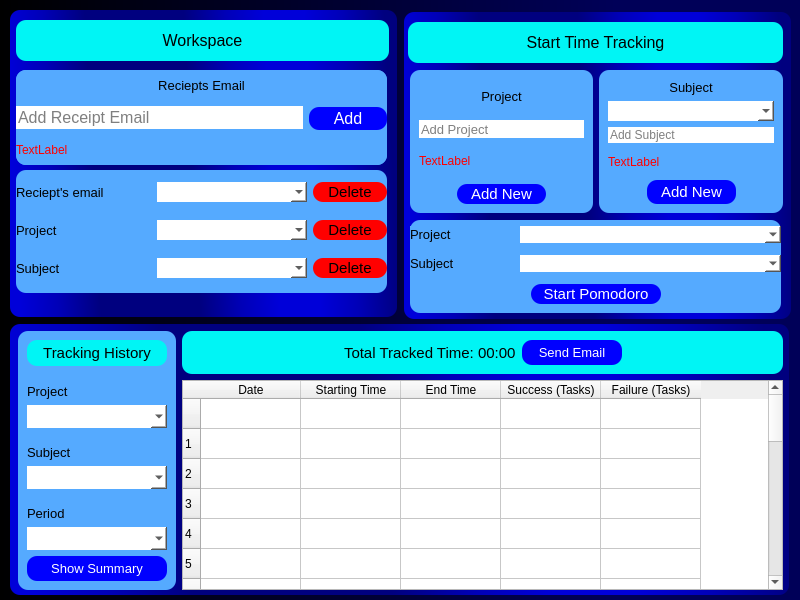
<?xml version="1.0" encoding="UTF-8"?>
<ui version="4.0">
 <class>mainMenuWidget</class>
 <widget class="QWidget" name="mainMenuWidget">
  <property name="geometry">
   <rect>
    <x>0</x>
    <y>0</y>
    <width>800</width>
    <height>600</height>
   </rect>
  </property>
  <property name="minimumSize">
   <size>
    <width>800</width>
    <height>600</height>
   </size>
  </property>
  <property name="maximumSize">
   <size>
    <width>800</width>
    <height>600</height>
   </size>
  </property>
  <property name="windowTitle">
   <string>MainWindow</string>
  </property>
  <property name="styleSheet">
   <string notr="true"/>
  </property>
  <widget class="QWidget" name="centralwidget">
   <property name="styleSheet">
    <string notr="true">#centralwidget{
background-color: qlineargradient(spread:pad, x1:0, y1:0, x2:1, y2:0, stop:0 rgba(0, 0, 0, 255), stop:0.767045 rgba(0, 0, 88, 255));

}

</string>
   </property>
   <widget class="QGroupBox" name="groupBox_2">
    <property name="geometry">
     <rect>
      <x>404</x>
      <y>12</y>
      <width>387</width>
      <height>307</height>
     </rect>
    </property>
    <property name="styleSheet">
     <string notr="true">#groupBox_2{
background-color: qlineargradient(spread:reflect, x1:0.353, y1:0.755682, x2:0.739, y2:0.739, stop:0.329545 rgba(0, 0, 127, 255), stop:0.613636 rgba(0, 0, 184, 255), stop:0.863636 rgba(0, 0, 217, 255));
border-radius:10px;
}</string>
    </property>
    <property name="title">
     <string/>
    </property>
    <widget class="QWidget" name="horizontalLayoutWidget_2">
     <property name="geometry">
      <rect>
       <x>6</x>
       <y>58</y>
       <width>373</width>
       <height>143</height>
      </rect>
     </property>
     <layout class="QHBoxLayout" name="horizontalLayout_4">
      <item>
       <widget class="QWidget" name="widget" native="true">
        <property name="styleSheet">
         <string notr="true">background-color: rgb(85, 170, 255);
border-radius:10px;</string>
        </property>
        <layout class="QVBoxLayout" name="verticalLayout_2">
         <item>
          <widget class="QLabel" name="label_7">
           <property name="font">
            <font>
             <pointsize>10</pointsize>
            </font>
           </property>
           <property name="text">
            <string>Project</string>
           </property>
           <property name="alignment">
            <set>Qt::AlignCenter</set>
           </property>
          </widget>
         </item>
         <item>
          <widget class="QLineEdit" name="line_add_project">
           <property name="maximumSize">
            <size>
             <width>16777215</width>
             <height>18</height>
            </size>
           </property>
           <property name="font">
            <font>
             <pointsize>10</pointsize>
            </font>
           </property>
           <property name="styleSheet">
            <string notr="true">background-color: rgb(255, 255, 255);
border-radius:0px;</string>
           </property>
           <property name="inputMask">
            <string/>
           </property>
           <property name="text">
            <string/>
           </property>
           <property name="placeholderText">
            <string>Add Project </string>
           </property>
          </widget>
         </item>
         <item>
          <widget class="QLabel" name="error_project_label">
           <property name="styleSheet">
            <string notr="true">color: rgb(255, 0, 0);</string>
           </property>
           <property name="text">
            <string>TextLabel</string>
           </property>
          </widget>
         </item>
         <item>
          <layout class="QHBoxLayout" name="horizontalLayout_2" stretch="3,4,3">
           <item>
            <spacer name="horizontalSpacer_2">
             <property name="orientation">
              <enum>Qt::Horizontal</enum>
             </property>
             <property name="sizeHint" stdset="0">
              <size>
               <width>40</width>
               <height>20</height>
              </size>
             </property>
            </spacer>
           </item>
           <item>
            <widget class="QPushButton" name="button_add_project">
             <property name="minimumSize">
              <size>
               <width>89</width>
               <height>15</height>
              </size>
             </property>
             <property name="maximumSize">
              <size>
               <width>128</width>
               <height>20</height>
              </size>
             </property>
             <property name="font">
              <font>
               <pointsize>11</pointsize>
              </font>
             </property>
             <property name="cursor">
              <cursorShape>PointingHandCursor</cursorShape>
             </property>
             <property name="styleSheet">
              <string notr="true">background-color: rgb(0, 0, 255);
color: rgb(255, 255, 255);
border-radius:10px;</string>
             </property>
             <property name="text">
              <string>Add New</string>
             </property>
            </widget>
           </item>
           <item>
            <spacer name="horizontalSpacer">
             <property name="orientation">
              <enum>Qt::Horizontal</enum>
             </property>
             <property name="sizeHint" stdset="0">
              <size>
               <width>40</width>
               <height>20</height>
              </size>
             </property>
            </spacer>
           </item>
          </layout>
         </item>
        </layout>
       </widget>
      </item>
      <item>
       <widget class="QWidget" name="widget" native="true">
        <property name="sizePolicy">
         <sizepolicy hsizetype="Preferred" vsizetype="MinimumExpanding">
          <horstretch>0</horstretch>
          <verstretch>0</verstretch>
         </sizepolicy>
        </property>
        <property name="styleSheet">
         <string notr="true">background-color: rgb(85, 170, 255);
border-radius:10px;</string>
        </property>
        <layout class="QVBoxLayout" name="verticalLayout_3">
         <item>
          <widget class="QLabel" name="label_8">
           <property name="maximumSize">
            <size>
             <width>16777215</width>
             <height>16</height>
            </size>
           </property>
           <property name="font">
            <font>
             <pointsize>10</pointsize>
            </font>
           </property>
           <property name="text">
            <string>Subject</string>
           </property>
           <property name="alignment">
            <set>Qt::AlignCenter</set>
           </property>
          </widget>
         </item>
         <item>
          <widget class="QComboBox" name="combo_sellect_project_2">
           <property name="minimumSize">
            <size>
             <width>0</width>
             <height>0</height>
            </size>
           </property>
           <property name="maximumSize">
            <size>
             <width>231</width>
             <height>16777215</height>
            </size>
           </property>
           <property name="sizeIncrement">
            <size>
             <width>0</width>
             <height>17</height>
            </size>
           </property>
           <property name="font">
            <font>
             <pointsize>11</pointsize>
             <kerning>true</kerning>
            </font>
           </property>
           <property name="styleSheet">
            <string notr="true">background-color: rgb(255, 255, 255);
border-radius:0px;</string>
           </property>
          </widget>
         </item>
         <item>
          <widget class="QLineEdit" name="line_add_subject">
           <property name="sizeIncrement">
            <size>
             <width>0</width>
             <height>17</height>
            </size>
           </property>
           <property name="font">
            <font>
             <pointsize>9</pointsize>
            </font>
           </property>
           <property name="styleSheet">
            <string notr="true">background-color: rgb(255, 255, 255);
border-radius:0px;</string>
           </property>
           <property name="inputMask">
            <string/>
           </property>
           <property name="text">
            <string/>
           </property>
           <property name="placeholderText">
            <string>Add Subject </string>
           </property>
          </widget>
         </item>
         <item>
          <widget class="QLabel" name="error_subject_label">
           <property name="styleSheet">
            <string notr="true">color: rgb(255, 0, 0);</string>
           </property>
           <property name="text">
            <string>TextLabel</string>
           </property>
          </widget>
         </item>
         <item>
          <layout class="QHBoxLayout" name="horizontalLayout_3" stretch="3,4,3">
           <item>
            <spacer name="horizontalSpacer_3">
             <property name="orientation">
              <enum>Qt::Horizontal</enum>
             </property>
             <property name="sizeHint" stdset="0">
              <size>
               <width>40</width>
               <height>20</height>
              </size>
             </property>
            </spacer>
           </item>
           <item>
            <widget class="QPushButton" name="button_add_subject">
             <property name="minimumSize">
              <size>
               <width>89</width>
               <height>17</height>
              </size>
             </property>
             <property name="maximumSize">
              <size>
               <width>200</width>
               <height>35</height>
              </size>
             </property>
             <property name="font">
              <font>
               <pointsize>11</pointsize>
              </font>
             </property>
             <property name="cursor">
              <cursorShape>PointingHandCursor</cursorShape>
             </property>
             <property name="styleSheet">
              <string notr="true">background-color: rgb(0, 0, 255);
color: rgb(255, 255, 255);
border-radius:10px;</string>
             </property>
             <property name="text">
              <string>Add New</string>
             </property>
            </widget>
           </item>
           <item>
            <spacer name="horizontalSpacer_4">
             <property name="orientation">
              <enum>Qt::Horizontal</enum>
             </property>
             <property name="sizeHint" stdset="0">
              <size>
               <width>40</width>
               <height>20</height>
              </size>
             </property>
            </spacer>
           </item>
          </layout>
         </item>
        </layout>
       </widget>
      </item>
     </layout>
    </widget>
    <widget class="QWidget" name="verticalLayoutWidget_4">
     <property name="geometry">
      <rect>
       <x>4</x>
       <y>10</y>
       <width>375</width>
       <height>41</height>
      </rect>
     </property>
     <layout class="QVBoxLayout" name="verticalLayout_4">
      <item>
       <widget class="QLabel" name="label_6">
        <property name="font">
         <font>
          <pointsize>12</pointsize>
         </font>
        </property>
        <property name="styleSheet">
         <string notr="true">background-color: rgb(0, 245, 245);

border-radius:10px;</string>
        </property>
        <property name="text">
         <string>Start Time Tracking</string>
        </property>
        <property name="alignment">
         <set>Qt::AlignCenter</set>
        </property>
       </widget>
      </item>
     </layout>
    </widget>
    <widget class="QWidget" name="verticalWidget_2" native="true">
     <property name="geometry">
      <rect>
       <x>6</x>
       <y>208</y>
       <width>371</width>
       <height>93</height>
      </rect>
     </property>
     <property name="styleSheet">
      <string notr="true">background-color: rgb(85, 170, 255);
border-radius:10px;</string>
     </property>
     <layout class="QVBoxLayout" name="verticalLayout_6" stretch="5,5,6">
      <item>
       <layout class="QHBoxLayout" name="horizontalLayout_6" stretch="2,5">
        <item>
         <widget class="QLabel" name="label_11">
          <property name="font">
           <font>
            <pointsize>10</pointsize>
           </font>
          </property>
          <property name="text">
           <string>Project</string>
          </property>
         </widget>
        </item>
        <item>
         <widget class="QComboBox" name="combo_sellect_project">
          <property name="maximumSize">
           <size>
            <width>16777215</width>
            <height>17</height>
           </size>
          </property>
          <property name="font">
           <font>
            <pointsize>9</pointsize>
           </font>
          </property>
          <property name="styleSheet">
           <string notr="true">background-color: rgb(255, 255, 255);
border-radius:0px;
</string>
          </property>
         </widget>
        </item>
       </layout>
      </item>
      <item>
       <layout class="QHBoxLayout" name="horizontalLayout_5" stretch="2,5">
        <item>
         <widget class="QLabel" name="label_10">
          <property name="font">
           <font>
            <pointsize>10</pointsize>
           </font>
          </property>
          <property name="text">
           <string>Subject</string>
          </property>
         </widget>
        </item>
        <item>
         <widget class="QComboBox" name="combo_sellect_subject">
          <property name="maximumSize">
           <size>
            <width>16777215</width>
            <height>17</height>
           </size>
          </property>
          <property name="font">
           <font>
            <pointsize>9</pointsize>
           </font>
          </property>
          <property name="styleSheet">
           <string notr="true">background-color: rgb(255, 255, 255);
border-radius:0px;</string>
          </property>
         </widget>
        </item>
       </layout>
      </item>
      <item>
       <layout class="QHBoxLayout" name="horizontalLayout_8" stretch="1,1,1">
        <item>
         <spacer name="horizontalSpacer_5">
          <property name="orientation">
           <enum>Qt::Horizontal</enum>
          </property>
          <property name="sizeHint" stdset="0">
           <size>
            <width>40</width>
            <height>20</height>
           </size>
          </property>
         </spacer>
        </item>
        <item>
         <widget class="QPushButton" name="button_start_pomodoro">
          <property name="minimumSize">
           <size>
            <width>130</width>
            <height>20</height>
           </size>
          </property>
          <property name="font">
           <font>
            <pointsize>11</pointsize>
           </font>
          </property>
          <property name="cursor">
           <cursorShape>PointingHandCursor</cursorShape>
          </property>
          <property name="styleSheet">
           <string notr="true">background-color: rgb(0, 0, 255);
color: rgb(255, 255, 255);
border-radius:10px;</string>
          </property>
          <property name="text">
           <string>Start Pomodoro</string>
          </property>
         </widget>
        </item>
        <item>
         <spacer name="horizontalSpacer_6">
          <property name="orientation">
           <enum>Qt::Horizontal</enum>
          </property>
          <property name="sizeHint" stdset="0">
           <size>
            <width>40</width>
            <height>20</height>
           </size>
          </property>
         </spacer>
        </item>
       </layout>
      </item>
     </layout>
    </widget>
   </widget>
   <widget class="QGroupBox" name="groupBox_3">
    <property name="geometry">
     <rect>
      <x>10</x>
      <y>324</y>
      <width>779</width>
      <height>271</height>
     </rect>
    </property>
    <property name="styleSheet">
     <string notr="true">#groupBox_3{
background-color: qlineargradient(spread:reflect, x1:0.353, y1:0.755682, x2:0.739, y2:0.739, stop:0.329545 rgba(0, 0, 127, 255), stop:0.613636 rgba(0, 0, 184, 255), stop:0.863636 rgba(0, 0, 217, 255));
border-radius:10px;
}</string>
    </property>
    <property name="title">
     <string/>
    </property>
    <widget class="QWidget" name="horizontalLayoutWidget_5">
     <property name="geometry">
      <rect>
       <x>8</x>
       <y>7</y>
       <width>765</width>
       <height>259</height>
      </rect>
     </property>
     <layout class="QHBoxLayout" name="horizontalLayout_9" stretch="2,8">
      <item>
       <widget class="QWidget" name="verticalWidget_3" native="true">
        <property name="styleSheet">
         <string notr="true">background-color: rgb(85, 170, 255);
border-radius:10px;</string>
        </property>
        <layout class="QVBoxLayout" name="verticalLayout_7" stretch="1,1,2,1,2,1,2,0">
         <item>
          <widget class="QLabel" name="label">
           <property name="font">
            <font>
             <pointsize>11</pointsize>
            </font>
           </property>
           <property name="styleSheet">
            <string notr="true">background-color: rgb(0, 245, 245);

border-radius:10px;</string>
           </property>
           <property name="text">
            <string>Tracking History</string>
           </property>
           <property name="alignment">
            <set>Qt::AlignCenter</set>
           </property>
          </widget>
         </item>
         <item>
          <widget class="QLabel" name="label_12">
           <property name="font">
            <font>
             <pointsize>10</pointsize>
            </font>
           </property>
           <property name="text">
            <string>Project</string>
           </property>
           <property name="alignment">
            <set>Qt::AlignBottom|Qt::AlignLeading|Qt::AlignLeft</set>
           </property>
          </widget>
         </item>
         <item>
          <widget class="QComboBox" name="combo_history_sellect_project">
           <property name="maximumSize">
            <size>
             <width>250</width>
             <height>23</height>
            </size>
           </property>
           <property name="font">
            <font>
             <pointsize>10</pointsize>
            </font>
           </property>
           <property name="styleSheet">
            <string notr="true">background-color: rgb(255, 255, 255);
border-radius:0px;</string>
           </property>
          </widget>
         </item>
         <item>
          <widget class="QLabel" name="label_13">
           <property name="font">
            <font>
             <pointsize>10</pointsize>
            </font>
           </property>
           <property name="text">
            <string>Subject</string>
           </property>
           <property name="alignment">
            <set>Qt::AlignBottom|Qt::AlignLeading|Qt::AlignLeft</set>
           </property>
          </widget>
         </item>
         <item>
          <widget class="QComboBox" name="combo_history_sellect_subject">
           <property name="maximumSize">
            <size>
             <width>16777215</width>
             <height>23</height>
            </size>
           </property>
           <property name="font">
            <font>
             <pointsize>10</pointsize>
            </font>
           </property>
           <property name="styleSheet">
            <string notr="true">background-color: rgb(255, 255, 255);
border-radius:0px;</string>
           </property>
          </widget>
         </item>
         <item>
          <widget class="QLabel" name="label_14">
           <property name="font">
            <font>
             <pointsize>10</pointsize>
            </font>
           </property>
           <property name="text">
            <string>Period</string>
           </property>
           <property name="alignment">
            <set>Qt::AlignBottom|Qt::AlignLeading|Qt::AlignLeft</set>
           </property>
          </widget>
         </item>
         <item>
          <widget class="QComboBox" name="combo_history_sellect_period">
           <property name="maximumSize">
            <size>
             <width>16777215</width>
             <height>23</height>
            </size>
           </property>
           <property name="font">
            <font>
             <pointsize>10</pointsize>
            </font>
           </property>
           <property name="styleSheet">
            <string notr="true">background-color: rgb(255, 255, 255);
border-radius:0px;</string>
           </property>
          </widget>
         </item>
         <item>
          <layout class="QHBoxLayout" name="horizontalLayout_12">
           <item>
            <spacer name="horizontalSpacer_9">
             <property name="orientation">
              <enum>Qt::Horizontal</enum>
             </property>
             <property name="sizeHint" stdset="0">
              <size>
               <width>40</width>
               <height>20</height>
              </size>
             </property>
            </spacer>
           </item>
           <item>
            <widget class="QPushButton" name="button_show_summary">
             <property name="minimumSize">
              <size>
               <width>140</width>
               <height>25</height>
              </size>
             </property>
             <property name="maximumSize">
              <size>
               <width>120</width>
               <height>16777215</height>
              </size>
             </property>
             <property name="font">
              <font>
               <pointsize>10</pointsize>
              </font>
             </property>
             <property name="cursor">
              <cursorShape>PointingHandCursor</cursorShape>
             </property>
             <property name="styleSheet">
              <string notr="true">background-color: rgb(0, 0, 255);
color: rgb(255, 255, 255);
border-radius:10px;</string>
             </property>
             <property name="text">
              <string>Show Summary</string>
             </property>
            </widget>
           </item>
           <item>
            <spacer name="horizontalSpacer_10">
             <property name="orientation">
              <enum>Qt::Horizontal</enum>
             </property>
             <property name="sizeHint" stdset="0">
              <size>
               <width>40</width>
               <height>20</height>
              </size>
             </property>
            </spacer>
           </item>
          </layout>
         </item>
        </layout>
       </widget>
      </item>
      <item>
       <layout class="QVBoxLayout" name="verticalLayout_10">
        <item>
         <widget class="QWidget" name="horizontalWidget_6" native="true">
          <property name="styleSheet">
           <string notr="true">background-color: rgb(0, 245, 245);

border-radius:10px;</string>
          </property>
          <layout class="QHBoxLayout" name="horizontalLayout_10">
           <item>
            <spacer name="horizontalSpacer_8">
             <property name="orientation">
              <enum>Qt::Horizontal</enum>
             </property>
             <property name="sizeHint" stdset="0">
              <size>
               <width>40</width>
               <height>20</height>
              </size>
             </property>
            </spacer>
           </item>
           <item>
            <widget class="QLabel" name="label_total_time">
             <property name="font">
              <font>
               <pointsize>11</pointsize>
              </font>
             </property>
             <property name="text">
              <string>Total Tracked Time: 00:00</string>
             </property>
            </widget>
           </item>
           <item>
            <widget class="QPushButton" name="button_send_email">
             <property name="minimumSize">
              <size>
               <width>100</width>
               <height>25</height>
              </size>
             </property>
             <property name="font">
              <font>
               <pointsize>10</pointsize>
              </font>
             </property>
             <property name="cursor">
              <cursorShape>PointingHandCursor</cursorShape>
             </property>
             <property name="styleSheet">
              <string notr="true">background-color: rgb(0, 0, 255);
color: rgb(255, 255, 255);
border-radius:10px;</string>
             </property>
             <property name="text">
              <string>Send Email</string>
             </property>
            </widget>
           </item>
           <item>
            <spacer name="horizontalSpacer_7">
             <property name="orientation">
              <enum>Qt::Horizontal</enum>
             </property>
             <property name="sizeHint" stdset="0">
              <size>
               <width>40</width>
               <height>20</height>
              </size>
             </property>
            </spacer>
           </item>
          </layout>
         </widget>
        </item>
        <item>
         <widget class="QTableWidget" name="summary_table">
          <property name="maximumSize">
           <size>
            <width>800</width>
            <height>500</height>
           </size>
          </property>
          <property name="font">
           <font>
            <pointsize>10</pointsize>
           </font>
          </property>
          <property name="styleSheet">
           <string notr="true"/>
          </property>
          <row>
           <property name="text">
            <string/>
           </property>
          </row>
          <row>
           <property name="text">
            <string>1</string>
           </property>
          </row>
          <row>
           <property name="text">
            <string>2</string>
           </property>
          </row>
          <row>
           <property name="text">
            <string>3</string>
           </property>
          </row>
          <row>
           <property name="text">
            <string>4</string>
           </property>
          </row>
          <row>
           <property name="text">
            <string>5</string>
           </property>
          </row>
          <row>
           <property name="text">
            <string>6</string>
           </property>
          </row>
          <row>
           <property name="text">
            <string>7</string>
           </property>
          </row>
          <row>
           <property name="text">
            <string>8</string>
           </property>
          </row>
          <row>
           <property name="text">
            <string>9</string>
           </property>
          </row>
          <row>
           <property name="text">
            <string>10</string>
           </property>
          </row>
          <row>
           <property name="text">
            <string>11</string>
           </property>
          </row>
          <row>
           <property name="text">
            <string>12</string>
           </property>
          </row>
          <row>
           <property name="text">
            <string>13</string>
           </property>
          </row>
          <row>
           <property name="text">
            <string>14</string>
           </property>
          </row>
          <row>
           <property name="text">
            <string>15</string>
           </property>
          </row>
          <row>
           <property name="text">
            <string>16</string>
           </property>
          </row>
          <row>
           <property name="text">
            <string>17</string>
           </property>
          </row>
          <row>
           <property name="text">
            <string>18</string>
           </property>
          </row>
          <row>
           <property name="text">
            <string>19</string>
           </property>
          </row>
          <row>
           <property name="text">
            <string>20</string>
           </property>
          </row>
          <row>
           <property name="text">
            <string>21</string>
           </property>
          </row>
          <row>
           <property name="text">
            <string>22</string>
           </property>
          </row>
          <column>
           <property name="text">
            <string>Date</string>
           </property>
          </column>
          <column>
           <property name="text">
            <string>Starting Time</string>
           </property>
          </column>
          <column>
           <property name="text">
            <string>End Time</string>
           </property>
          </column>
          <column>
           <property name="text">
            <string>Success (Tasks)</string>
           </property>
          </column>
          <column>
           <property name="text">
            <string>Failure (Tasks)</string>
           </property>
          </column>
         </widget>
        </item>
       </layout>
      </item>
     </layout>
    </widget>
   </widget>
   <widget class="QGroupBox" name="groupBox">
    <property name="enabled">
     <bool>true</bool>
    </property>
    <property name="geometry">
     <rect>
      <x>10</x>
      <y>10</y>
      <width>387</width>
      <height>307</height>
     </rect>
    </property>
    <property name="font">
     <font>
      <kerning>true</kerning>
     </font>
    </property>
    <property name="styleSheet">
     <string notr="true">#groupBox{
	border-color: rgb(255, 255, 255);
background-color: qlineargradient(spread:reflect, x1:0.353, y1:0.755682, x2:0.739, y2:0.739, stop:0.329545 rgba(0, 0, 127, 255), stop:0.613636 rgba(0, 0, 184, 255), stop:0.863636 rgba(0, 0, 217, 255));
border-radius:10px;
}


</string>
    </property>
    <property name="title">
     <string/>
    </property>
    <widget class="QWidget" name="gridWidget" native="true">
     <property name="geometry">
      <rect>
       <x>6</x>
       <y>160</y>
       <width>371</width>
       <height>123</height>
      </rect>
     </property>
     <property name="styleSheet">
      <string notr="true">
background-color: rgb(85, 170, 255);
border-radius:10px;</string>
     </property>
     <layout class="QGridLayout" name="gridLayout" columnstretch="4,0,0" columnminimumwidth="2,6,1">
      <item row="2" column="1">
       <widget class="QComboBox" name="combo_project_delete">
        <property name="font">
         <font>
          <pointsize>11</pointsize>
          <kerning>true</kerning>
         </font>
        </property>
        <property name="styleSheet">
         <string notr="true">background-color: rgb(255, 255, 255);
border-radius:0px;</string>
        </property>
       </widget>
      </item>
      <item row="1" column="0">
       <widget class="QLabel" name="label_2">
        <property name="font">
         <font>
          <pointsize>10</pointsize>
          <kerning>true</kerning>
         </font>
        </property>
        <property name="text">
         <string>Reciept's email</string>
        </property>
       </widget>
      </item>
      <item row="2" column="2">
       <widget class="QPushButton" name="button_delete_project">
        <property name="sizePolicy">
         <sizepolicy hsizetype="Fixed" vsizetype="Fixed">
          <horstretch>0</horstretch>
          <verstretch>0</verstretch>
         </sizepolicy>
        </property>
        <property name="minimumSize">
         <size>
          <width>74</width>
          <height>20</height>
         </size>
        </property>
        <property name="font">
         <font>
          <pointsize>11</pointsize>
         </font>
        </property>
        <property name="cursor">
         <cursorShape>PointingHandCursor</cursorShape>
        </property>
        <property name="styleSheet">
         <string notr="true">
border-radius:10px;
background-color: rgb(255, 0, 0);</string>
        </property>
        <property name="text">
         <string>Delete</string>
        </property>
       </widget>
      </item>
      <item row="2" column="0">
       <widget class="QLabel" name="label_3">
        <property name="font">
         <font>
          <pointsize>10</pointsize>
          <kerning>true</kerning>
         </font>
        </property>
        <property name="text">
         <string>Project</string>
        </property>
       </widget>
      </item>
      <item row="3" column="2">
       <widget class="QPushButton" name="button_delete_subject">
        <property name="sizePolicy">
         <sizepolicy hsizetype="Fixed" vsizetype="Fixed">
          <horstretch>0</horstretch>
          <verstretch>0</verstretch>
         </sizepolicy>
        </property>
        <property name="minimumSize">
         <size>
          <width>74</width>
          <height>20</height>
         </size>
        </property>
        <property name="font">
         <font>
          <pointsize>11</pointsize>
         </font>
        </property>
        <property name="cursor">
         <cursorShape>PointingHandCursor</cursorShape>
        </property>
        <property name="styleSheet">
         <string notr="true">background-color: rgb(255, 0, 0);
border-radius:10px;</string>
        </property>
        <property name="text">
         <string>Delete</string>
        </property>
       </widget>
      </item>
      <item row="1" column="1">
       <widget class="QComboBox" name="combo_reciept_email_delete">
        <property name="minimumSize">
         <size>
          <width>150</width>
          <height>0</height>
         </size>
        </property>
        <property name="maximumSize">
         <size>
          <width>150</width>
          <height>16777215</height>
         </size>
        </property>
        <property name="font">
         <font>
          <pointsize>11</pointsize>
          <kerning>true</kerning>
         </font>
        </property>
        <property name="styleSheet">
         <string notr="true">background-color: rgb(255, 255, 255);
border-radius:0px;</string>
        </property>
       </widget>
      </item>
      <item row="3" column="1">
       <widget class="QComboBox" name="combo_subject_delete">
        <property name="font">
         <font>
          <pointsize>11</pointsize>
          <kerning>true</kerning>
         </font>
        </property>
        <property name="styleSheet">
         <string notr="true">background-color: rgb(255, 255, 255);
border-radius:0px;</string>
        </property>
       </widget>
      </item>
      <item row="1" column="2">
       <widget class="QPushButton" name="button_delete_reciept">
        <property name="sizePolicy">
         <sizepolicy hsizetype="Fixed" vsizetype="Fixed">
          <horstretch>0</horstretch>
          <verstretch>0</verstretch>
         </sizepolicy>
        </property>
        <property name="minimumSize">
         <size>
          <width>74</width>
          <height>20</height>
         </size>
        </property>
        <property name="font">
         <font>
          <pointsize>11</pointsize>
         </font>
        </property>
        <property name="cursor">
         <cursorShape>PointingHandCursor</cursorShape>
        </property>
        <property name="styleSheet">
         <string notr="true">background-color: rgb(255, 0, 0);
border-radius:10px;</string>
        </property>
        <property name="text">
         <string>Delete</string>
        </property>
       </widget>
      </item>
      <item row="3" column="0">
       <widget class="QLabel" name="label_4">
        <property name="font">
         <font>
          <pointsize>10</pointsize>
          <kerning>true</kerning>
         </font>
        </property>
        <property name="text">
         <string>Subject</string>
        </property>
       </widget>
      </item>
     </layout>
    </widget>
    <widget class="QWidget" name="verticalWidget" native="true">
     <property name="geometry">
      <rect>
       <x>6</x>
       <y>60</y>
       <width>371</width>
       <height>95</height>
      </rect>
     </property>
     <property name="styleSheet">
      <string notr="true">background-color: rgb(85, 170, 255);
border-radius:10px;</string>
     </property>
     <layout class="QVBoxLayout" name="verticalLayout" stretch="1,1,1">
      <item>
       <widget class="QLabel" name="label_5">
        <property name="font">
         <font>
          <pointsize>10</pointsize>
          <kerning>true</kerning>
         </font>
        </property>
        <property name="styleSheet">
         <string notr="true"/>
        </property>
        <property name="text">
         <string>Reciepts Email</string>
        </property>
        <property name="alignment">
         <set>Qt::AlignCenter</set>
        </property>
       </widget>
      </item>
      <item>
       <layout class="QHBoxLayout" name="horizontalLayout" stretch="6,1">
        <item>
         <widget class="QLineEdit" name="line_add_reciept">
          <property name="minimumSize">
           <size>
            <width>0</width>
            <height>23</height>
           </size>
          </property>
          <property name="font">
           <font>
            <pointsize>12</pointsize>
            <kerning>true</kerning>
           </font>
          </property>
          <property name="styleSheet">
           <string notr="true">border-radius:0px;
background-color: rgb(255, 255, 255);</string>
          </property>
          <property name="inputMask">
           <string/>
          </property>
          <property name="text">
           <string/>
          </property>
          <property name="placeholderText">
           <string>Add Receipt Email</string>
          </property>
         </widget>
        </item>
        <item>
         <widget class="QPushButton" name="button_add_reciept">
          <property name="minimumSize">
           <size>
            <width>78</width>
            <height>23</height>
           </size>
          </property>
          <property name="maximumSize">
           <size>
            <width>16777215</width>
            <height>20</height>
           </size>
          </property>
          <property name="font">
           <font>
            <pointsize>12</pointsize>
           </font>
          </property>
          <property name="cursor">
           <cursorShape>PointingHandCursor</cursorShape>
          </property>
          <property name="styleSheet">
           <string notr="true">background-color: rgb(0, 0, 255);
color: rgb(255, 255, 255);

border:none;

border-radius:10px;
</string>
          </property>
          <property name="text">
           <string>Add</string>
          </property>
         </widget>
        </item>
       </layout>
      </item>
      <item>
       <widget class="QLabel" name="error_reciepts_email_label">
        <property name="styleSheet">
         <string notr="true">color: rgb(255, 0, 0);</string>
        </property>
        <property name="text">
         <string>TextLabel</string>
        </property>
       </widget>
      </item>
     </layout>
    </widget>
    <widget class="QWidget" name="verticalLayoutWidget_5">
     <property name="geometry">
      <rect>
       <x>6</x>
       <y>10</y>
       <width>373</width>
       <height>41</height>
      </rect>
     </property>
     <layout class="QVBoxLayout" name="verticalLayout_5">
      <item>
       <widget class="QLabel" name="label_9">
        <property name="font">
         <font>
          <pointsize>12</pointsize>
          <kerning>true</kerning>
         </font>
        </property>
        <property name="styleSheet">
         <string notr="true">background-color: rgb(0, 245, 245);

border-radius:10px;</string>
        </property>
        <property name="text">
         <string>Workspace</string>
        </property>
        <property name="alignment">
         <set>Qt::AlignCenter</set>
        </property>
       </widget>
      </item>
     </layout>
    </widget>
   </widget>
  </widget>
 </widget>
 <resources/>
 <connections/>
</ui>
